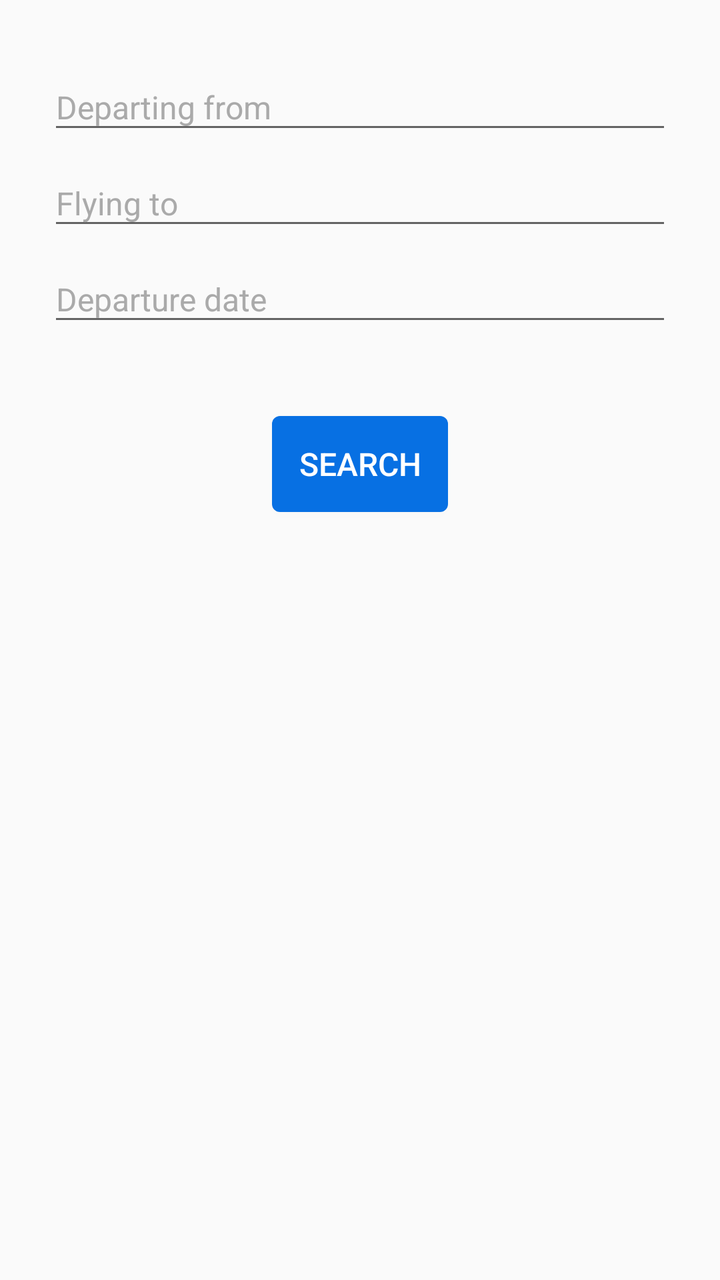
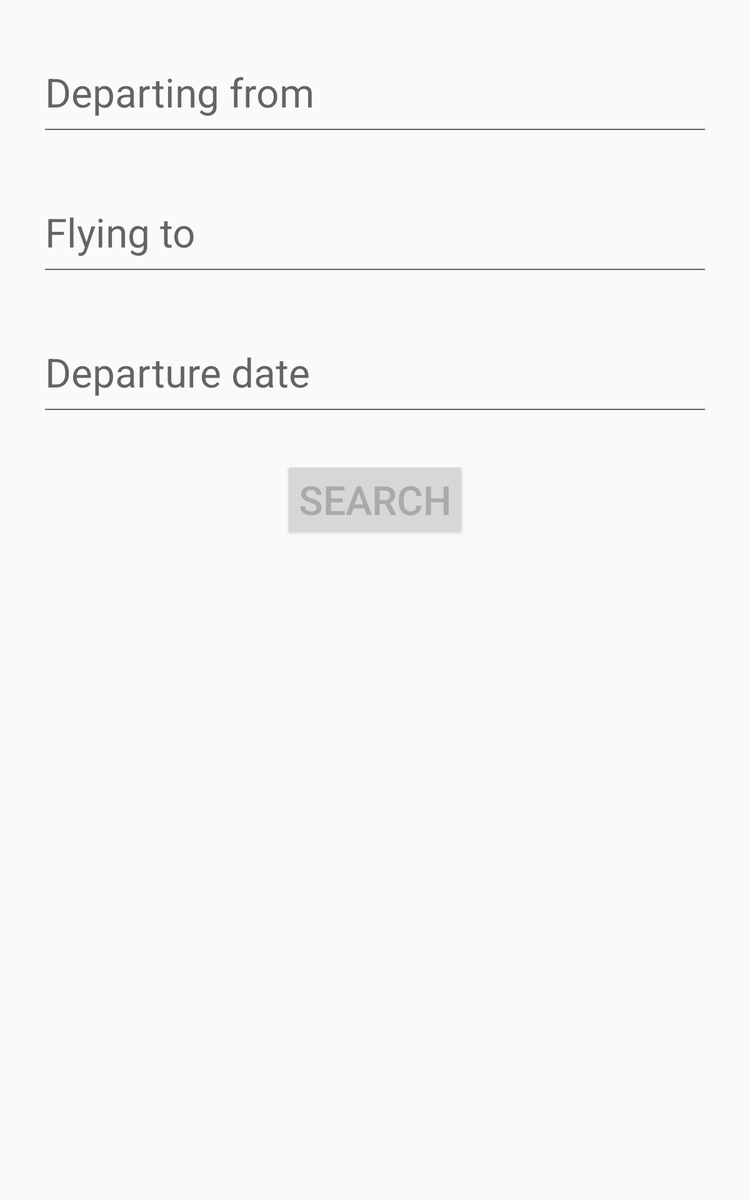

Compare how this app lays out the same screen by default and in its alternative resource folder. The renders come first, then the two layout files and the values they reference.
<!-- AndroidManifest.xml: application theme AppTheme -->
<!-- res/layout/fragment_ticket_search.xml -->
<?xml version="1.0" encoding="utf-8"?>
<layout xmlns:android="http://schemas.android.com/apk/res/android"
    xmlns:app="http://schemas.android.com/apk/res-auto"
    xmlns:tools="http://schemas.android.com/tools"
    tools:context=".SearchFragment">

    <data>

        <variable
            name="searchViewModel"
            type="com.sostrovsky.travelup.ui.ticket.TicketViewModel" />
    </data>

    <androidx.constraintlayout.widget.ConstraintLayout
        android:id="@+id/fragmentBlock"
        android:layout_width="match_parent"
        android:layout_height="match_parent">

        <androidx.constraintlayout.widget.ConstraintLayout
            android:id="@+id/searchParamsBlock"
            style="@style/InputBlockStyle"
            android:layout_width="0dp"
            android:layout_height="wrap_content"
            app:layout_constraintEnd_toEndOf="parent"
            app:layout_constraintStart_toStartOf="parent"
            app:layout_constraintTop_toTopOf="parent">

            <AutoCompleteTextView
                android:id="@+id/edtPlaceFrom"
                style="@style/InputFieldStyle"
                android:layout_width="0dp"
                android:layout_height="@dimen/field_height"
                android:completionThreshold="1"
                android:hint="@string/hint_departure_from"
                android:inputType="text"
                app:layout_constraintEnd_toEndOf="parent"
                app:layout_constraintStart_toStartOf="parent"
                app:layout_constraintTop_toTopOf="parent" />

            <AutoCompleteTextView
                android:id="@+id/edtPlaceTo"
                style="@style/InputFieldStyle"
                android:layout_width="0dp"
                android:layout_height="@dimen/field_height"
                android:completionThreshold="1"
                android:hint="@string/hint_departure_to"
                android:inputType="text"
                app:layout_constraintEnd_toEndOf="parent"
                app:layout_constraintHorizontal_bias="0.0"
                app:layout_constraintStart_toStartOf="parent"
                app:layout_constraintTop_toBottomOf="@+id/edtPlaceFrom" />

            <EditText
                android:id="@+id/edtDepartureDate"
                style="@style/InputFieldStyle"
                android:layout_width="0dp"
                android:layout_height="@dimen/field_height"
                android:layout_marginBottom="@dimen/indent_8dp"
                android:ems="10"
                android:focusable="false"
                android:hint="@string/departure_date"
                android:inputType="none"
                app:layout_constraintEnd_toEndOf="parent"
                app:layout_constraintStart_toStartOf="parent"
                app:layout_constraintTop_toBottomOf="@+id/edtPlaceTo"
                tools:ignore="TextFields" />

        </androidx.constraintlayout.widget.ConstraintLayout>

        <Button
            android:id="@+id/btnSearch"
            style="@style/ButtonStyle"
            android:layout_width="wrap_content"
            android:layout_height="wrap_content"
            android:enabled="@{searchViewModel.fetchSearchButtonVisible()}"
            android:text="@string/search"
            app:layout_constraintEnd_toEndOf="parent"
            app:layout_constraintStart_toStartOf="parent"
            app:layout_constraintTop_toBottomOf="@+id/searchParamsBlock" />

    </androidx.constraintlayout.widget.ConstraintLayout>
</layout>
<!-- resources referenced by this layout -->
<resources>
  <dimen name="field_height">40dp</dimen>
  <dimen name="indent_8dp">8dp</dimen>
  <string name="departure_date">Departure date</string>
  <string name="hint_departure_from">Departing from</string>
  <string name="hint_departure_to">Flying to</string>
  <string name="search">Search</string>
  <style name="ButtonStyle">
          <item name="android:background">@drawable/button_state_selector</item>
          <item name="android:layout_marginTop">@dimen/indent_32dp</item>
          <item name="android:padding">@dimen/indent_8dp</item>
          <item name="android:textColor">@android:color/white</item>
          <item name="android:textSize">@dimen/data_text_size</item>
      </style>
  <style name="InputBlockStyle">
          <item name="android:background">@drawable/input_block_background</item>
          <item name="android:layout_margin">@dimen/indent_16dp</item>
          <item name="android:padding">@dimen/indent_8dp</item>
      </style>
  <style name="InputFieldStyle">
          <item name="android:layout_marginBottom">@dimen/indent_8dp</item>
          <item name="android:layout_marginTop">@dimen/indent_8dp</item>
          <item name="android:textColor">@color/colorPrimaryDark</item>
          <item name="android:textColorHint">@android:color/darker_gray</item>
          <item name="android:textSize">@dimen/data_text_size</item>
      </style>
  <style name="AppTheme" parent="Theme.AppCompat.Light.DarkActionBar">
          <item name="colorAccent">@color/colorAccent</item>
          <item name="colorPrimary">@color/colorPrimary</item>
          <item name="colorPrimaryDark">@color/colorPrimaryDark</item>
      </style>
  <!-- drawable button_state_selector (drawable) -->
  <?xml version="1.0" encoding="utf-8"?>
  <selector xmlns:android="http://schemas.android.com/apk/res/android">
      <item android:state_enabled="false" android:drawable="@drawable/button_disabled" />
      <item android:state_pressed="false" android:drawable="@drawable/button_enabled" /> 
      <item android:state_pressed="true" android:drawable="@drawable/button_enabled" /> 
      <item android:state_enabled="true" android:drawable="@drawable/button_enabled" /> 
  </selector>
  <dimen name="indent_32dp">32dp</dimen>
  <dimen name="data_text_size">16sp</dimen>
  <dimen name="indent_16dp">16dp</dimen>
  <color name="colorPrimaryDark">#0046b0</color>
  <color name="colorAccent">#639eff</color>
  <color name="colorPrimary">#0770e3</color>
  <!-- drawable button_disabled (drawable) -->
  <?xml version="1.0" encoding="UTF-8"?>
  <shape xmlns:android="http://schemas.android.com/apk/res/android">
      <solid android:color="@android:color/darker_gray" />
      <corners android:radius="@dimen/button_corner_radius" />
  </shape>
  <!-- drawable button_enabled (drawable) -->
  <?xml version="1.0" encoding="UTF-8"?>
  <shape xmlns:android="http://schemas.android.com/apk/res/android">
      <solid android:color="@color/colorPrimary" />
      <corners android:radius="@dimen/button_corner_radius" />
  </shape>
  <dimen name="button_corner_radius">4dp</dimen>
</resources>
<!-- res/layout-sw600dp/fragment_ticket_search.xml (the repository's variant of the layout above) -->
<!-- drawn on a 7-inch tablet held upright -->
<?xml version="1.0" encoding="utf-8"?>
<layout xmlns:android="http://schemas.android.com/apk/res/android"
    xmlns:app="http://schemas.android.com/apk/res-auto"
    xmlns:tools="http://schemas.android.com/tools"
    tools:context=".SearchFragment">

    <data>

        <variable
            name="searchViewModel"
            type="com.sostrovsky.travelup.ui.ticket.TicketViewModel" />
    </data>

    <androidx.constraintlayout.widget.ConstraintLayout
        android:id="@+id/titleConstraint"
        android:layout_width="match_parent"
        android:layout_height="match_parent">

        <EditText
            android:id="@+id/edtPlaceFrom"
            style="@style/InputFieldStyle"
            android:layout_width="0dp"
            android:layout_height="@dimen/field_height"
            android:ems="10"
            android:hint="@string/hint_departure_from"
            android:inputType="text"
            app:layout_constraintEnd_toEndOf="parent"
            app:layout_constraintStart_toStartOf="parent"
            app:layout_constraintTop_toTopOf="parent" />

        <EditText
            android:id="@+id/edtPlaceTo"
            style="@style/InputFieldStyle"
            android:layout_width="0dp"
            android:layout_height="@dimen/field_height"
            android:ems="10"
            android:hint="@string/hint_departure_to"
            android:inputType="text"
            app:layout_constraintEnd_toEndOf="parent"
            app:layout_constraintHorizontal_bias="0.0"
            app:layout_constraintStart_toStartOf="parent"
            app:layout_constraintTop_toBottomOf="@+id/edtPlaceFrom" />

        <EditText
            android:id="@+id/edtDepartureDate"
            style="@style/InputFieldStyle"
            android:layout_width="0dp"
            android:layout_height="@dimen/field_height"
            android:ems="10"
            android:focusable="false"
            android:hint="@string/departure_date"
            android:inputType="none"
            app:layout_constraintEnd_toEndOf="parent"
            app:layout_constraintStart_toStartOf="parent"
            app:layout_constraintTop_toBottomOf="@+id/edtPlaceTo"
            tools:ignore="TextFields" />

        <Button
            android:id="@+id/btnSearch"
            style="@style/InputFieldStyle"
            android:layout_width="wrap_content"
            android:layout_height="wrap_content"
            android:enabled="@{searchViewModel.fetchSearchButtonVisible()}"
            android:text="@string/search"
            app:layout_constraintEnd_toEndOf="parent"
            app:layout_constraintStart_toStartOf="parent"
            app:layout_constraintTop_toBottomOf="@+id/edtDepartureDate" />

    </androidx.constraintlayout.widget.ConstraintLayout>
</layout>
<!-- resources referenced by the variant -->
<!-- as a 7-inch tablet held upright resolves them -->
<resources>
  <!-- from res/values-sw600dp/ -->
  <dimen name="field_height">80dp</dimen>
  <string name="departure_date">Departure date</string>
  <string name="hint_departure_from">Departing from</string>
  <string name="hint_departure_to">Flying to</string>
  <string name="search">Search</string>
  <!-- from res/values-sw600dp/ -->
  <style name="InputFieldStyle">
          <item name="android:layout_marginStart">@dimen/indent_32dp</item>
          <item name="android:layout_marginLeft">@dimen/indent_32dp</item>
          <item name="android:layout_marginTop">@dimen/indent_32dp</item>
          <item name="android:layout_marginEnd">@dimen/indent_32dp</item>
          <item name="android:layout_marginRight">@dimen/indent_32dp</item>
          <item name="android:textColor">@android:color/darker_gray</item>
          <item name="android:textSize">@dimen/hint_text_size</item>
      </style>
  <!-- from res/values-sw600dp/ -->
  <style name="AppTheme" parent="Theme.AppCompat.Light.DarkActionBar">
          
          <item name="colorPrimary">@color/colorPrimary</item>
          <item name="colorPrimaryDark">@color/colorPrimaryDark</item>
          <item name="colorAccent">@color/colorAccent</item>
      </style>
  <!-- from res/values-sw600dp/ -->
  <dimen name="indent_32dp">32dp</dimen>
  <!-- from res/values-sw600dp/ -->
  <dimen name="hint_text_size">32dp</dimen>
  <color name="colorPrimary">#0770e3</color>
  <color name="colorPrimaryDark">#0046b0</color>
  <color name="colorAccent">#639eff</color>
</resources>
